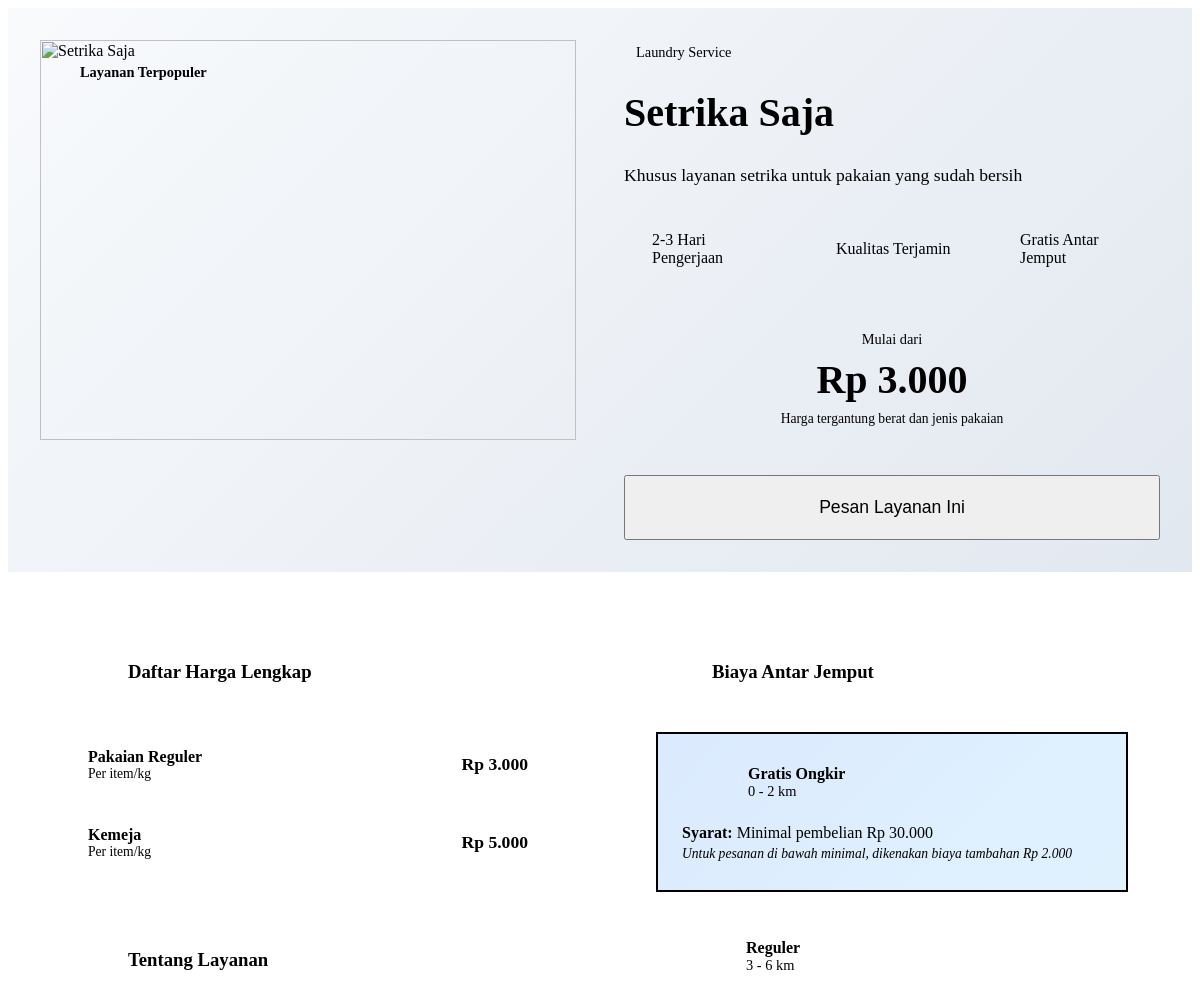
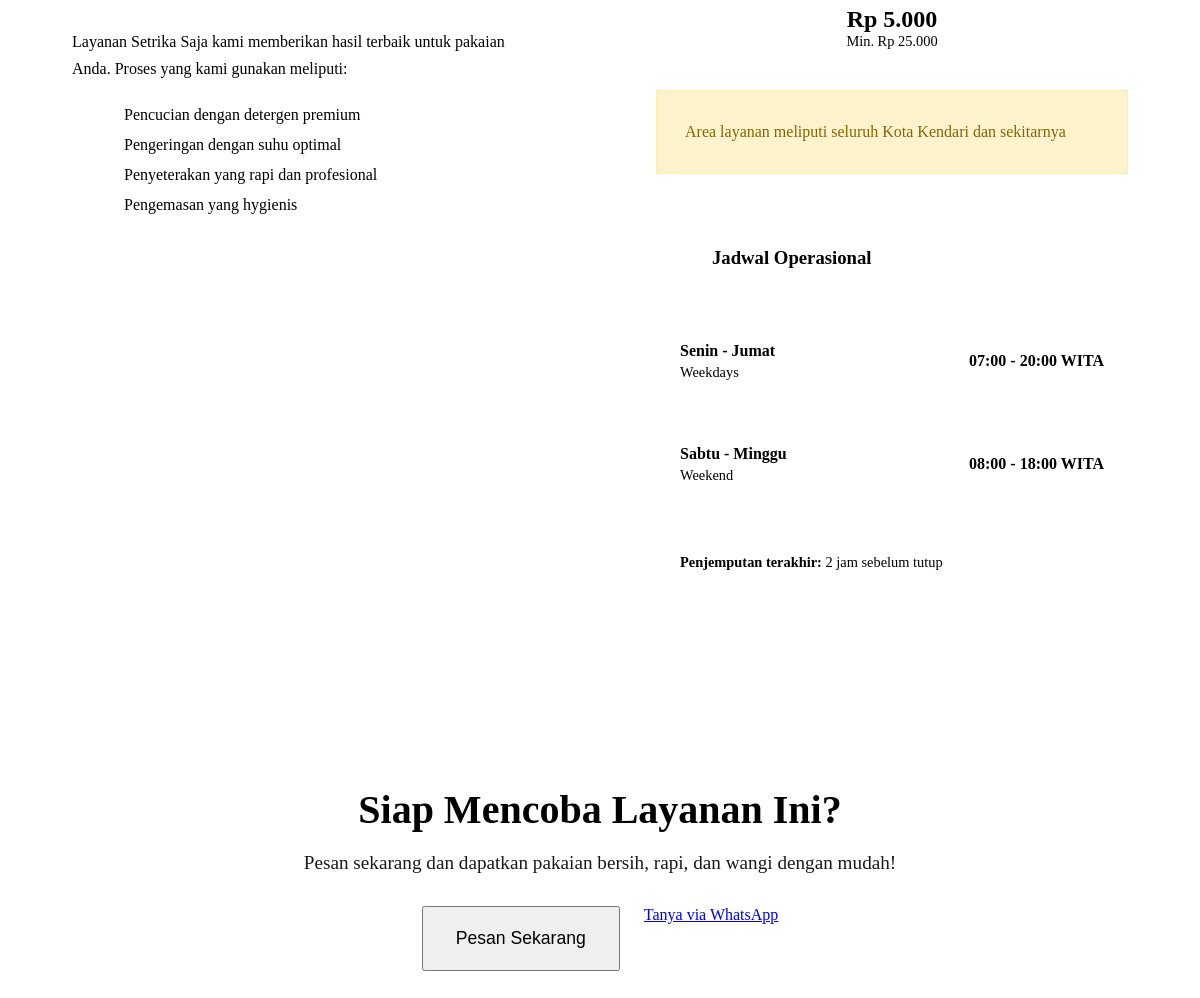
/service-detail.php?id=3, run on the app's committed database (2 pictures, top to bottom).
### tables this page shows
CREATE TABLE IF NOT EXISTS layanan (
    id INT AUTO_INCREMENT PRIMARY KEY,
    nama_layanan VARCHAR(100) NOT NULL,
    deskripsi TEXT NOT NULL,
    harga_mulai INT NOT NULL,
    foto VARCHAR(255) DEFAULT NULL,
    created_at TIMESTAMP DEFAULT CURRENT_TIMESTAMP,
    updated_at TIMESTAMP DEFAULT CURRENT_TIMESTAMP ON UPDATE CURRENT_TIMESTAMP
);

CREATE TABLE IF NOT EXISTS harga (
    id INT AUTO_INCREMENT PRIMARY KEY,
    service_id INT,
    jenis_layanan VARCHAR(100) NOT NULL,
    kategori VARCHAR(100) NOT NULL,
    description TEXT,
    harga INT NOT NULL,
    unit VARCHAR(20) DEFAULT 'kg',
    created_at TIMESTAMP DEFAULT CURRENT_TIMESTAMP,
    updated_at TIMESTAMP DEFAULT CURRENT_TIMESTAMP ON UPDATE CURRENT_TIMESTAMP,
    INDEX idx_service (service_id),
    INDEX idx_jenis (jenis_layanan)
);

### service-detail.php (the view, shortened to what this page needs)
<?php
include 'koneksi.php';
$service_id = intval($_GET['id'] ?? 0);
if ($service_id > 0) {
    $service = $conn->query("SELECT * FROM layanan WHERE id = $service_id")->fetch_assoc();
    $prices = $conn->query("SELECT * FROM harga WHERE jenis_layanan = '{$service['nama_layanan']}' ORDER BY harga");
    if ($service) {
        echo '
        <div class="service-detail">
            <div class="service-detail-header">
                <div class="detail-image-container">
                    <img src="uploads/'.$service['foto'].'" alt="'.$service['nama_layanan'].'" class="detail-image">
                    <div class="image-badge">
                        <span>Layanan Terpopuler</span>
                    </div>
                </div>
                <div class="detail-info">
                    <div class="service-meta">
                        <span class="service-category">Laundry Service</span>
                    </div>
                    <h1>'.$service['nama_layanan'].'</h1>
                    <p class="detail-description">'.$service['deskripsi'].'</p>
                    <div class="service-highlights">
                        <div class="highlight-item">
                            <span>2-3 Hari Pengerjaan</span>
                        </div>
                        <div class="highlight-item">
                            <span>Kualitas Terjamin</span>
                        </div>
                        <div class="highlight-item">
                            <span>Gratis Antar Jemput</span>
                        </div>
                    </div>
                    <div class="starting-price">
                        <span class="price-label">Mulai dari</span>
                        <div class="price-amount">Rp '.number_format($service['harga_mulai'], 0, ',', '.').'</div>
                        <small>Harga tergantung berat dan jenis pakaian</small>
                    </div>
                    <button class="btn-primary book-now-btn large" data-service-name="'.$service['nama_layanan'].'">
                        <i class="fas fa-shopping-cart"></i> Pesan Layanan Ini
                    </button>
                </div>
            </div>
            <div class="service-detail-content">
                <div class="content-grid">
                    <div class="content-column">
                        <div class="detail-section">
                            <div class="section-header">
                                <i class="fas fa-receipt"></i>
                                <h3>Daftar Harga Lengkap</h3>
                            </div>
                            <div class="price-list">';
        if ($prices->num_rows > 0) {
            while ($price = $prices->fetch_assoc()) {
                echo '<div class="price-item">
                        <div class="price-info">
                            <span class="price-category">'.$price['kategori'].'</span>
                            <span class="price-desc">Per item/kg</span>
                        </div>
                        <span class="price-value">Rp '.number_format($price['harga'], 0, ',', '.').'</span>
                      </div>';
            }
        } else {
            echo '<div class="empty-price">
                    <i class="fas fa-info-circle"></i>
                    <p>Belum ada harga tersedia untuk layanan ini</p>
                  </div>';
        }
        echo '          </div>
                        </div>
                        <div class="detail-section">
                            <div class="section-header">
                                <i class="fas fa-info-circle"></i>
                                <h3>Tentang Layanan</h3>
                            </div>
                            <div class="service-info">
                                <p>Layanan '.$service['nama_layanan'].' kami memberikan hasil terbaik untuk pakaian Anda. Proses yang kami gunakan meliputi:</p>
                                <ul class="service-features">
                                    <li><i class="fas fa-check"></i> Pencucian dengan detergen premium</li>
                                    <li><i class="fas fa-check"></i> Pengeringan dengan suhu optimal</li>
                                    <li><i class="fas fa-check"></i> Penyeterakan yang rapi dan profesional</li>
                                    <li><i class="fas fa-check"></i> Pengemasan yang hygienis</li>
                                </ul>
                            </div>
                        </div>
                    </div>
                    <div class="content-column">
                        <div class="detail-section">
                            <div class="section-header">
                                <i class="fas fa-truck"></i>
                                <h3>Biaya Antar Jemput</h3>
                            </div>
                            <div class="delivery-info">
                                <div class="delivery-card free">
                                    <div class="delivery-header">
                                        <i class="fas fa-gift"></i>
                                        <div>
                                            <h4>Gratis Ongkir</h4>
                                            <span class="delivery-range">0 - 2 km</span>
                                        </div>
                                    </div>
                                    <div class="delivery-conditions">
                                        <p><strong>Syarat:</strong> Minimal pembelian Rp 30.000</p>
                                        <p class="note">Untuk pesanan di bawah minimal, dikenakan biaya tambahan Rp 2.000</p>
                                    </div>
                                </div>
                                <div class="delivery-card standard">
                                    <div class="delivery-header">
                                        <i class="fas fa-shipping-fast"></i>
                                        <div>
                                            <h4>Reguler</h4>
                                            <span class="delivery-range">3 - 6 km</span>
                                        </div>
                                    </div>
                                    <div class="delivery-price">
                                        <span class="price">Rp 5.000</span>
                                        <span class="condition">Min. Rp 25.000</span>
                                    </div>
                                </div>
                                <div class="delivery-note">
                                    <p>Area layanan meliputi seluruh Kota Kendari dan sekitarnya</p>
                                </div>
                            </div>
                        </div>
                        <div class="detail-section">
                            <div class="section-header">
                                <i class="fas fa-clock"></i>
                                <h3>Jadwal Operasional</h3>
                            </div>
                            <div class="schedule-info">
                                <div class="schedule-card">
                                    <div class="schedule-day">
                                        <strong>Senin - Jumat</strong>
                                        <span>Weekdays</span>
                                    </div>
                                    <div class="schedule-time">
                                        <span>07:00 - 20:00 WITA</span>
                                    </div>
                                </div>
                                <div class="schedule-card">
                                    <div class="schedule-day">
                                        <strong>Sabtu - Minggu</strong>
                                        <span>Weekend</span>
                                    </div>
                                    <div class="schedule-time">
                                        <span>08:00 - 18:00 WITA</span>
                                    </div>
                                </div>
                                <div class="schedule-note">
                                    <p><i class="fas fa-clock"></i> <strong>Penjemputan terakhir:</strong> 2 jam sebelum tutup</p>
                                </div>
                            </div>
                        </div>
                    </div>
                </div>
                <div class="detail-cta">
                    <div class="cta-content">
                        <h3>Siap Mencoba Layanan Ini?</h3>
                        <p>Pesan sekarang dan dapatkan pakaian bersih, rapi, dan wangi dengan mudah!</p>
                        <div class="cta-actions">
                            <button class="btn-primary large book-now-btn" data-service-name="'.$service['nama_layanan'].'">
                                <i class="fas fa-shopping-cart"></i> Pesan Sekarang
                            </button>
                            <a href="https://wa.me/6281818710655" class="btn-secondary" target="_blank">
                                <i class="fab fa-whatsapp"></i> Tanya via WhatsApp
                            </a>
                        </div>
                    </div>
                </div>
            </div>
        </div>';
    }
}
?>

### data on the page
layanan: nama_layanan "Setrika Saja", deskripsi "Khusus layanan setrika untuk pakaian yang sudah bersih", harga_mulai "3.000"
harga: kategori "Pakaian Reguler", harga "3.000"
harga: kategori "Kemeja", harga "5.000"
